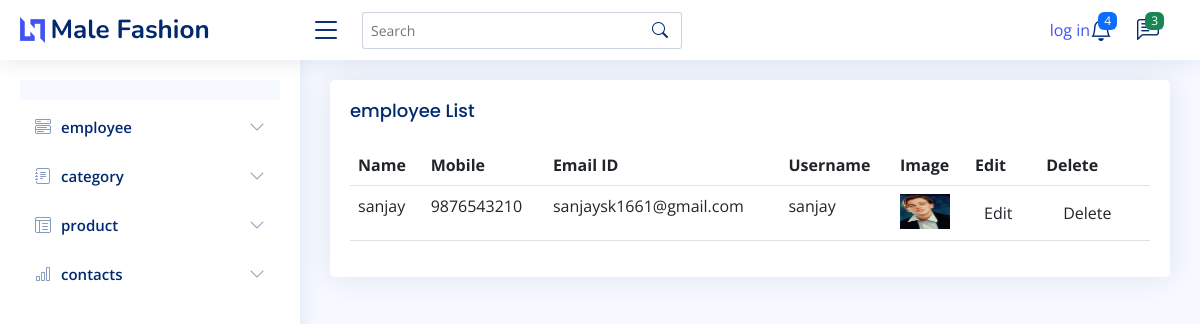
Page /connect/view_admin/ on the committed database.
### connect/models.py (models this page shows)
class Admins(models.Model):
    Name = models.CharField(max_length=30,null=True,blank=True)
    Mobile = models.IntegerField(null=True, blank=True)
    Email = models.EmailField(null=True, blank=True)
    Username = models.CharField(max_length=25, null=True, blank=True)
    Password = models.CharField(max_length=25, null=True, blank=True)
    Confirm = models.CharField(max_length=25, null=True, blank=True)
    Image = models.ImageField(upload_to="profile", null=True, blank=True)

### connect/views.py (the view)
# urls.py: path('view_admin/', views.display_admins, name="view_admin"),
def display_admins(req):
    data = Admins.objects.all()
    return render(req, "view_admin.html", {'data': data})

### connect/templates/view_admin.html (shortened to what this page needs)
{% extends 'index.html' %}
{% block content %}
<!DOCTYPE html>
<html lang="en">
<head>
</head>
<body>
    <div class="card">
            <div class="card-body">
              <h5 class="card-title">employee List</h5>
              <div class="table-responsive">
                <table class="table">
                  <thead>
                    <tr>
                      <th>Name</th>
                      <th>Mobile</th>
                      <th>Email ID</th>
                      <th>Username</th>
                      <th>Image</th>
                       <th>Edit</th>
                        <th>Delete</th>
                    </tr>
                  </thead>
                     {% for i in data %}
                        <tr>
                            <td>{{ i.Name }}</td>
                            <td>{{ i.Mobile }}</td>
                            <td>{{ i.Email }}</td>
                            <td>{{ i.Username }}</td>
                            <td>
                                <img src="{{ i.Image.url }}" width="50" height="35">
                            </td>
                            <td>
                                <form method="post" action="{% url 'edt_adm' dataid=i.id %}">
                                  <button type="submit" class="btn btn-gradient-primary mr-2 px-2"> Edit</button>
                                </form>
                            </td>
                             <td>
                                <form method="post" action="{% url 'delete_admin' dataid=i.id %}">
                                  <button type="submit" class="btn btn-gradient-primary mr-2 px-3">Delete</button>
                                </form>
                            </td>
                        </tr>
                    {% endfor %}
                </table>
              </div>
            </div>
          </div>
</body>
</html>
{% endblock %}

### connect/static/assets/css/style.css (style rules this page uses)
:root { scroll-behavior: smooth; }
body { font-family: "Open Sans", sans-serif; background: #f6f9ff; color: #444444; }
h1, h2, h3, h4, h5, h6 { font-family: "Nunito", sans-serif; }
.card { margin-bottom: 30px; border: none; border-radius: 5px; box-shadow: 0px 0 30px rgba(1, 41, 112, 0.1); }
.card-title { padding: 20px 0 15px 0; font-size: 18px; font-weight: 500; color: #012970; font-family: "Poppins", sans-serif; }
.card-body { padding: 0 20px 20px 20px; }

### rows in the picture
Admins: Name "sanjay", Mobile "9876543210", Email "sanjaysk1661@gmail.com", Username "sanjay", Image (picture)
